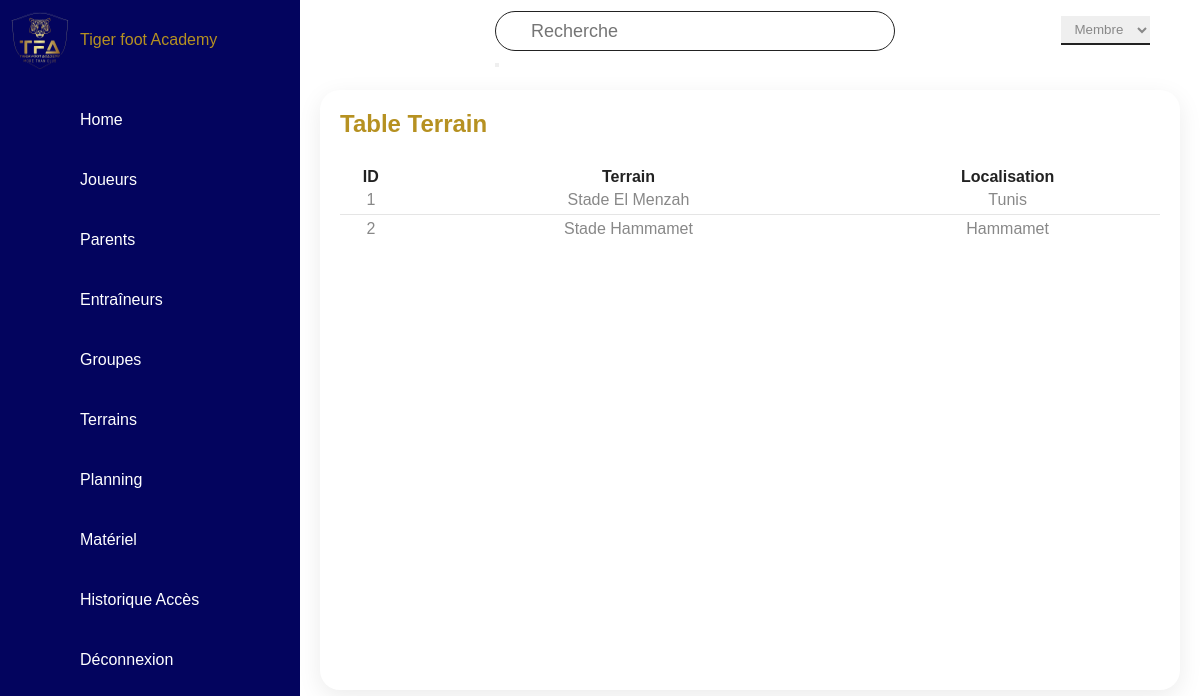
Before: /Terrain2.php (signed in) with the older database file.
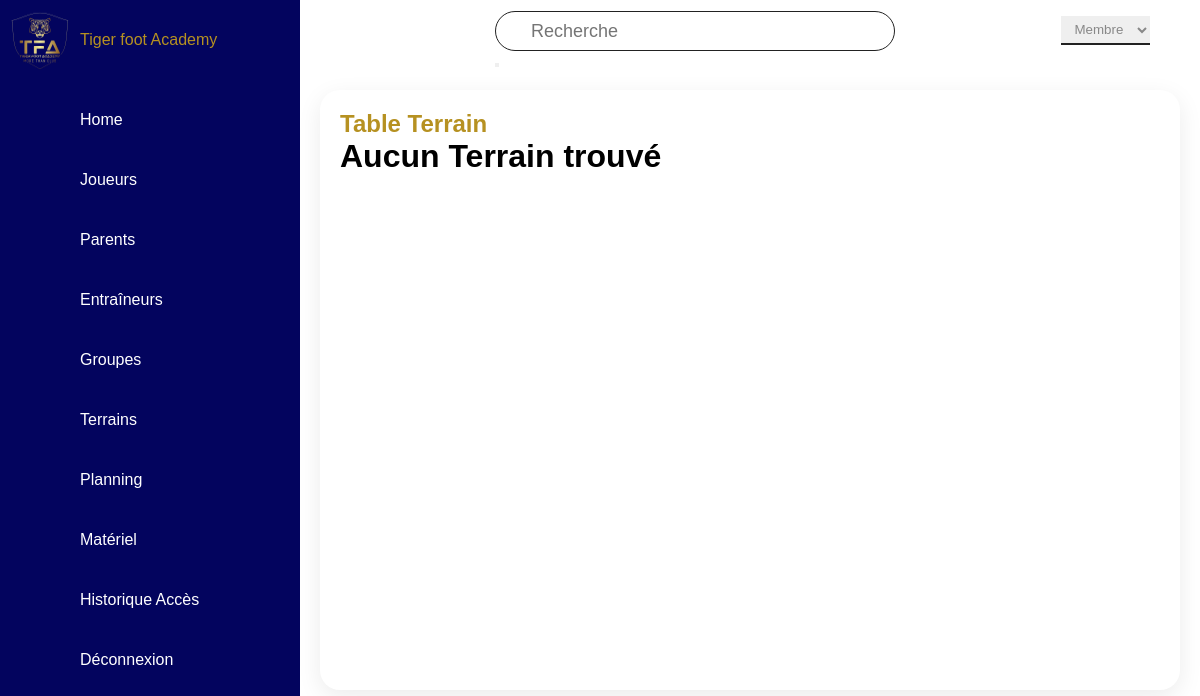
After: the same page with the newer database file.
### tables this page shows
CREATE TABLE Terrain (
    id INT PRIMARY KEY AUTO_INCREMENT,
    nom VARCHAR(255) NOT NULL,
    localisation VARCHAR(255) NOT NULL

);

### Terrain2.php (the view, shortened to what this page needs)
<?php
require_once "connection.php";
include "navigation2.php";
$sql1 = "SELECT * FROM Terrain;";
$result1 =mysqli_query($con,$sql1);
$nb=mysqli_num_rows($result1);
?>
<!DOCTYPE html>
<html lang="en">
<head>
    <link rel="stylesheet" href="styleDashbord.css">
</head>
<body>
<div class="main">
        <div class="topbar">
            <div class="toggle"><ion-icon name="menu-outline"></ion-icon></div>
            <div class="search"><form action="rechercheTerrain.php" method="GET">
                <input type="text" name="search" placeholder="Recherche">
                <button type="submit"><ion-icon name="search-outline"></ion-icon></button>
            </form>
        </div>
            <div class="user">
                <div class="userType">
                <select id="userTypeSelect">
                        <option value="admin">Membre</option>
                </select>
                </div>
            </div>
        </div>
        <div class="detaille">
            <div class="affichageTable">
                <div class="cardHeader">
                    <h2>Table Terrain</h2>
                </div>
                <?php if ($nb > 0) {   ?>
                <table>
                    <thead>
                        <tr>
                            <th>ID</th>
                            <th>Terrain</th>
                            <th>Localisation</th>
                        </tr>
                    </thead>
                    <TBody>
                        <?php while($row = mysqli_fetch_assoc($result1)) { ?>
                        <tr>
                            <td align="center"><?php echo $row["id"]; ?></td>
                            <td align="center"><?php echo $row["nom"]; ?></td>
                            <td align="center"><?php echo $row["localisation"]; ?></td>
                        </tr>
                        <?php } ?>
                    </TBody>
                </table>
            </div>
            <?php }
                else {?>
            <div class="jumbotron">
                <h1>Aucun Terrain trouvé</h1>
            </div>
            <?php } ?>
        </div>
    </div>
</body>
</html>

Changed rows visible on the page:
removed terrain: id "1", nom "Stade El Menzah", localisation "Tunis"
removed terrain: id "2", nom "Stade Hammamet", localisation "Hammamet"
Other visible differences:
text no longer shown: "ID Terrain Localisation"
text now shown: "Aucun Terrain trouvé"
